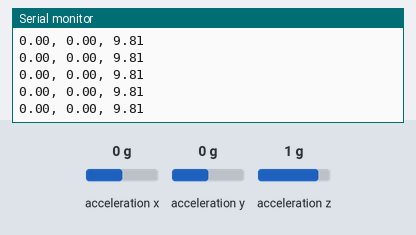
Bench run of a sketch on a simulated Arduino Uno, built with avr-gcc and run on an emulated ATmega328P. On the bench: the last lines printed to the serial monitor. The test bench sets the inputs (shaded band); at power-on: acceleration x 0 g, acceleration y 0 g, acceleration z 1 g.

Above: at 1.2 s.
1.3 s: acceleration x set to -1.4 g
At 1.34 s:
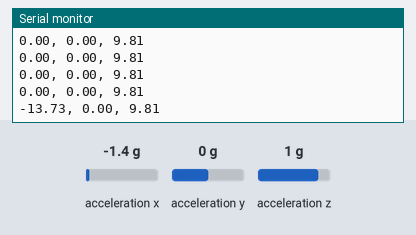
2.8 s: acceleration y set to -1.4 g
At 2.88 s:
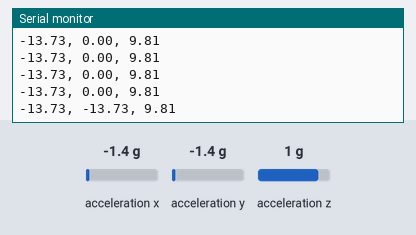
4.3 s: acceleration z set to -1.4 g
At 4.32 s:
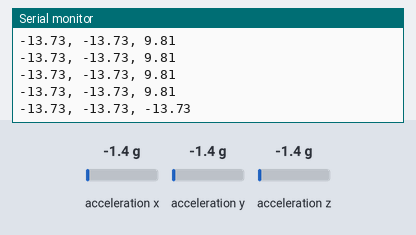

The sketch:

plot.ino
```cpp
#include <Adafruit_MMA8451.h>

#include <Wire.h>

Adafruit_MMA8451 mma = Adafruit_MMA8451();

void setup() {
  Serial.begin(9600);
  mma.begin();
  mma.setRange(MMA8451_RANGE_8_G);
  Serial.println("x, y, z");
}

void loop() {
  mma.read();
  sensors_event_t event;
  mma.getEvent(&event);
  Serial.print("");
  Serial.print(event.acceleration.x);
  Serial.print(", ");
  Serial.print(event.acceleration.y);
  Serial.print(", ");
  Serial.println(event.acceleration.z);
  delay(100);
}
```

Measured:
- after the input at 1.3 s, the serial monitor: prints a new line at once (image 1)
- after the input at 2.8 s, the serial monitor: prints a new line after 0.08 s (image 2)
- after the input at 4.3 s, the serial monitor: prints a new line at once (image 3)
